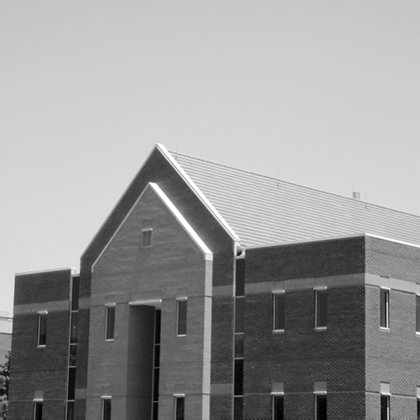
%> input picture CENG 525 HW2/question_2.tif, 420 x 420 px, shrunk from 600 x 600 before the run
$ octave --eval "Solution2;"   (GNU Octave 9; MATLAB toolbox functions it lacks are replaced by stand-ins)
%> lines starting %> are read from the running program, lines starting %| are printed output that depends on the picture
### CENG 525 HW2/paddedsize.m
function PQ = paddedsize(AB, CD, PARAM) %padded sizes useful for FFT-based filtering.
    if nargin == 1
       PQ = 2*AB;
    elseif nargin == 2 & ~ischar(CD)
       PQ = AB + CD - 1;
       PQ = 2 * ceil(PQ / 2);
    elseif nargin == 2
       m = max(AB); % Maximum dimension.

       % Find power-of-2 at least twice m.
       P = 2^nextpow2(2*m);
       PQ = [P, P];
    elseif nargin == 3
       m = max([AB CD]); %Maximum dimension.
       P = 2^nextpow2(2*m);
       PQ = [P, P];
    else
       error('Wrong number of inputs.')
    end
end

### CENG 525 HW2/Solution2.m
function Solution2()
    Image_tif=imread('question_2.tif');
%> Image_tif is the input picture: size 420x420 uint8; min 0, max 255, mean 152.8
    Img=im2double(Image_tif);
    [row col]=size(Image_tif);
%> row = 420; col = 420
    figure(1), imshow(Img), title('Original Image');

    hy=[-1 0 1;-2 0 2;-1 0 1];
    hx=[-1,-2,-1;0,0,0;1,2,1];
    %if you don't zero pad the image to a larger size,
    %calculates a correct padding size to avoid this problem
    PQ=paddedsize(size(Image_tif));
%> PQ = [840 840]
    Hy=fft2(double(hy), PQ(1), PQ(2));
    Hx=fft2(double(hx), PQ(1), PQ(2));
    F=fft2(double(Image_tif),PQ(1),PQ(2));

    % soble-y
    FDFy=Hy.*F;
    fdf_y=ifft2(FDFy);
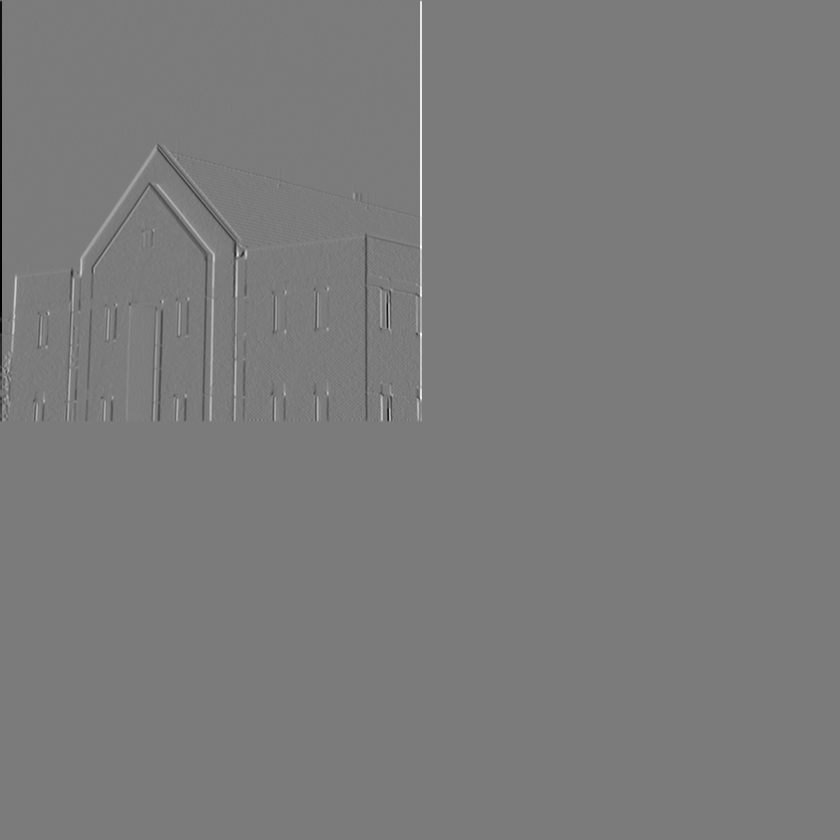
%> fdf_y: size 840x840 double; min -895, max 950, mean 0; drawn with min black and max white
    fdf_y=fdf_y(2:row+1, 2:col+1);
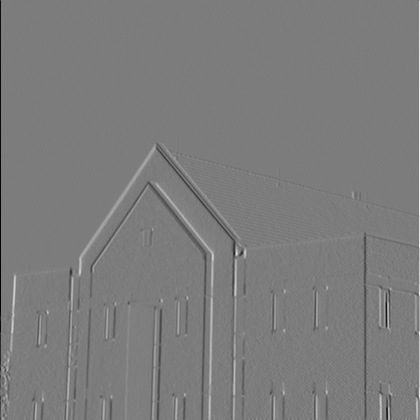
%> fdf_y: size 420x420 double; min -894, max 933, mean 0.2; drawn with min black and max white

    % soble-x
    FDFx=Hx.*F;
    fdf_x=ifft2(FDFx);
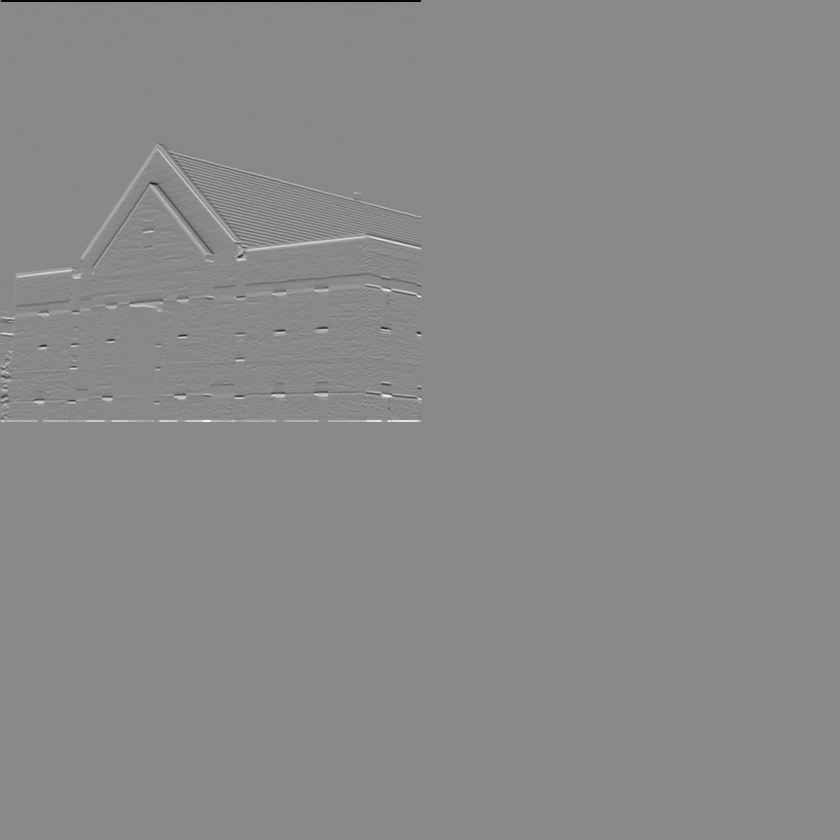
%> fdf_x: size 840x840 double; min -807, max 694, mean 0; drawn with min black and max white
    fdf_x=fdf_x(2:row+1, 2:col+1);
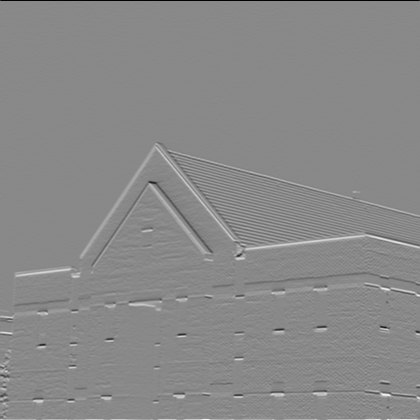
%> fdf_x: size 420x420 double; min -804, max 692, mean 1.2; drawn with min black and max white

    %Display results
    figure, subplot(1,2,1),imshow(fdf_x,[]),title('FDF x-Sobel filter','color','r');
	subplot(1,2,2),imshow(fdf_y,[]),title('FDF y-Sobel filter','color','r');

    %threshold into a binary image
    figure, subplot(1,2,1),imshow(abs(fdf_x) > 0.2*abs(max(fdf_x(:)))),title('For x-Sobel','color','r');
%> after `imshow(abs(fdf_x) > 0.2*abs(max(fdf_x(:))))`:
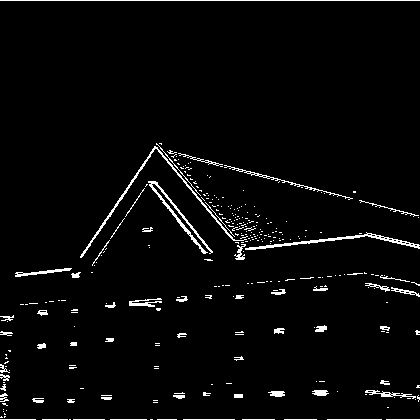
%> displayed picture: size 420x420 logical; 3.2% white in thin lines or dots
	subplot(1,2,2),imshow(abs(fdf_y) > 0.2*abs(max(fdf_y(:)))),title('For y-Sobel','color','r');
%> after `imshow(abs(fdf_y) > 0.2*abs(max(fdf_y(:))))`:
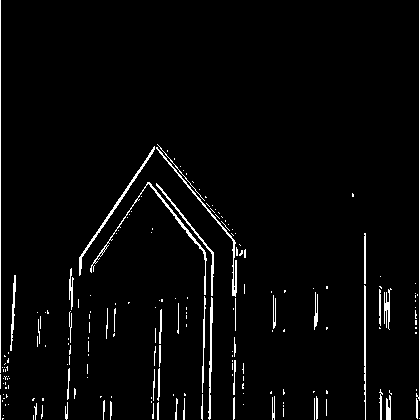
%> displayed picture: size 420x420 logical; 3.2% white in thin lines or dots
end

$ run again, with CENG 525 HW2/question_3.tif copied over CENG 525 HW2/question_2.tif
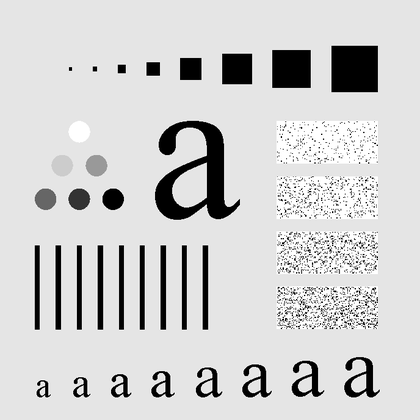
%> input picture CENG 525 HW2/question_3.tif, 420 x 420 px, shrunk from 688 x 688 before the run
%> in Solution2, Image_tif is the input picture: size 420x420 uint8; min 0, max 255, mean 207.2
%> in Solution2, `fdf_x=fdf_x(2:row+1, 2:col+1);`:
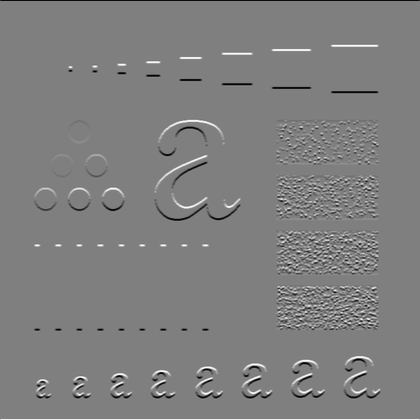
%> fdf_x: size 420x420 double; min -999, max 996, mean 0; drawn with min black and max white
%> in Solution2, `imshow(abs(fdf_y) > 0.2*abs(max(fdf_y(:))))`:
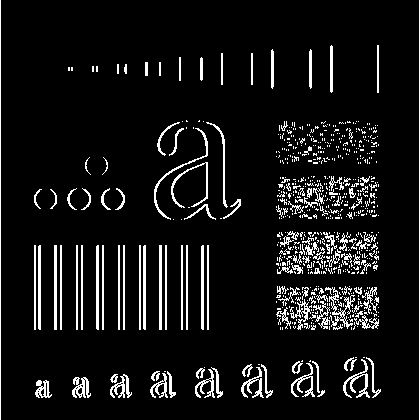
%> displayed picture: size 420x420 logical; 8.3% white in thin lines or dots
